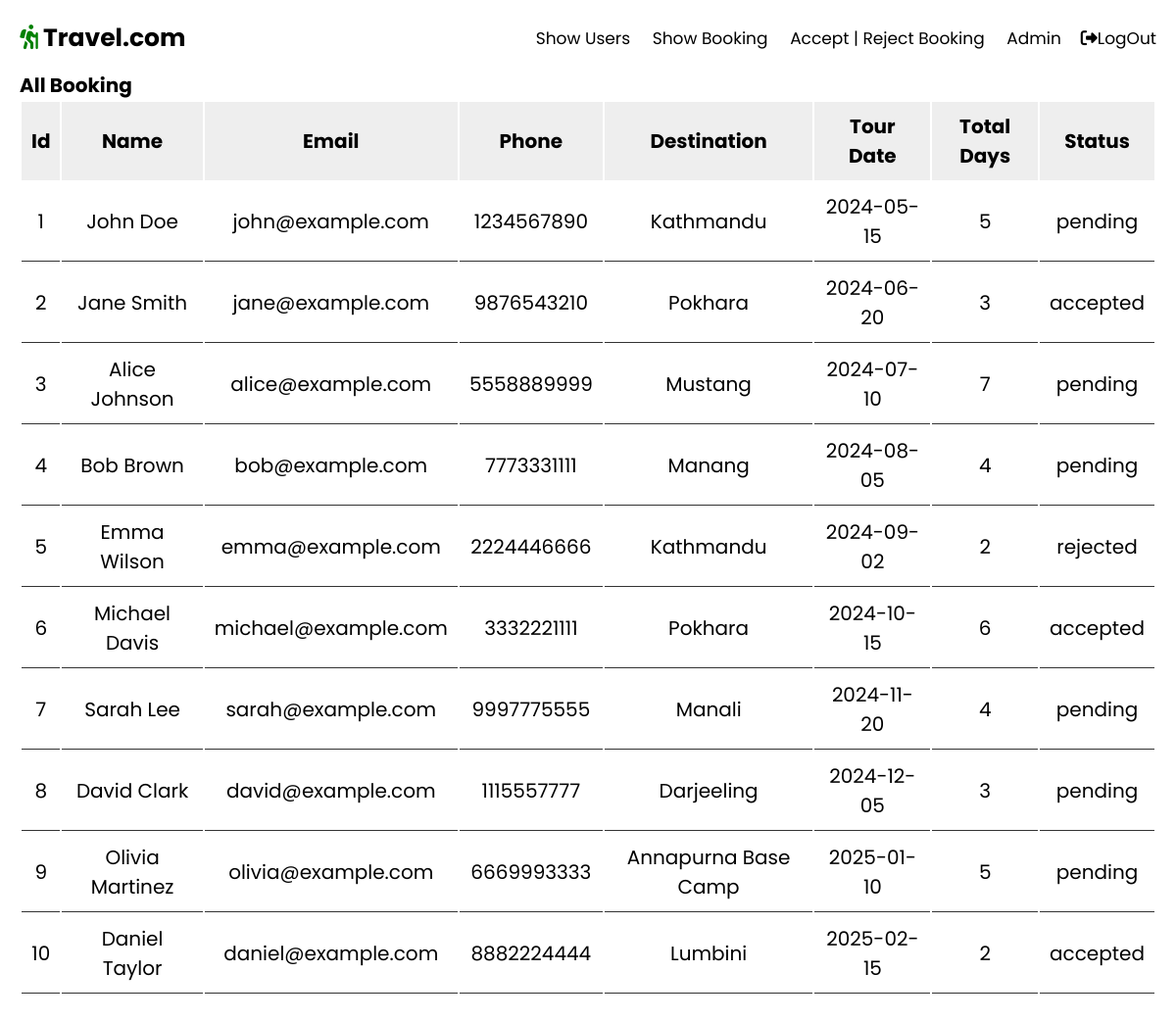
The app's page /admin/showbooking.php with its own data.
### tables this page shows
CREATE TABLE IF NOT EXISTS booked_tours (
    id INT AUTO_INCREMENT PRIMARY KEY,
    full_name VARCHAR(100) NOT NULL,
    email VARCHAR(100) NOT NULL,
    phone VARCHAR(20) NOT NULL,
    destination VARCHAR(100) NOT NULL,
    tour_date DATE NOT NULL,
    num_days INT NOT NULL,
    notes TEXT,
    booked_date TIMESTAMP DEFAULT CURRENT_TIMESTAMP,
    status VARCHAR(50) DEFAULT 'pending'
);

### admin/showbooking.php (the view, shortened to what this page needs)
<?php
@include '../db_conn.php';
?>
<!DOCTYPE html>
<html lang="en">
<head>
   <link rel="stylesheet" href="https://cdnjs.cloudflare.com/ajax/libs/font-awesome/5.15.4/css/all.min.css">
   <link rel="stylesheet" href="../css/admindashboard.css">
</head>
<body>
   <div>
      <br><br>
   </div>
   <div class="container">
      <?php
      $select = mysqli_query($conn, "SELECT * FROM booked_tours");
      ?>
      <div class="product-display">
         <h1>All Booking</h1>
         <table class="product-display-table">
            <thead>
               <tr>
                  <th>Id</th>
                  <th>Name</th>
                  <th>Email</th>
                  <th>Phone</th>
                  <th>Destination</th>
                  <th>Tour Date</th>
                  <th>Total Days</th>
                  <th>Status</th>
               </tr>
            </thead>
            <?php while ($row = mysqli_fetch_assoc($select)) { ?>
               <tr>
                  <td><?php echo $row['id']; ?></td>
                  <td><?php echo $row['full_name']; ?></td>
                  <td><?php echo $row['email']; ?></td>
                  <td><?php echo $row['phone']; ?></td>
                  <td><?php echo $row['destination']; ?></td>
                  <td><?php echo $row['tour_date']; ?></td>
                  <td><?php echo $row['num_days']; ?></td>
                  <td><?php echo $row['status']; ?></td>
               </tr>
            <?php } ?>
         </table>
      </div>
   </div>
</body>
</html>

### css/admindashboard.css (style rules this page uses)
:root { --green:#27ae60; --black:#333; --white:#fff; --bg-color:#eee; --box-shadow:0 .5rem 1rem rgba(0,0,0,.1); --border:.1rem solid var(--black); }
* { font-family: 'Poppins', sans-serif; margin:0; padding:0; box-sizing: border-box; outline: none; border:none; text-decoration: none; }
html { overflow-x: hidden; }
.container { max-width: 1200px; padding:2rem; margin:0 auto; }
.product-display { margin:2rem 0; }
.product-display .product-display-table { width: 100%; text-align: center; }
.product-display .product-display-table thead { background: var(--bg-color); }
.product-display .product-display-table th { padding:1rem; font-size: 2rem; }
.product-display .product-display-table td { padding:1rem; font-size: 2rem; border-bottom: var(--border); }

### css/acceptbooking.css (style rules this page uses)
* { font-family: "Poppins", sans-serif; margin: 0; padding: 0; box-sizing: border-box; outline: none; border: none; text-decoration: none; transition: 0.2s linear; }
html { font-size: 62.5%; overflow-x: hidden; scroll-behavior: smooth; scroll-padding-top: 5rem; }
.header { position: fixed; top: 0; left: 0; right: 0; padding: 2rem 9%; z-index: 1000; display: flex; align-items: center; }
.header .logo { margin-right: auto; font-size: 2.5rem; color: black; font-weight: bolder; }
i { color: green; }
.header .navbar a { margin-left: 2rem; font-size: 1.7rem; color: black; }
.header .icons a div span { font-weight: 400; font-size: 1.7rem; }
.header .icons a div { margin-left: 2rem; font-size: 1.7rem; cursor: pointer; color: black; }
@media (max-width: 1200px) { .header { padding: 2rem; } }

### records on screen
booked_tours: id "1", full_name "John Doe", email "john@example.com", phone "1234567890", destination "Kathmandu", tour_date "2024-05-15", num_days "5", status "pending"
booked_tours: id "2", full_name "Jane Smith", email "jane@example.com", phone "9876543210", destination "Pokhara", tour_date "2024-06-20", num_days "3", status "accepted"
booked_tours: id "3", full_name "Alice Johnson", email "alice@example.com", phone "5558889999", destination "Mustang", tour_date "2024-07-10", num_days "7", status "pending"
booked_tours: id "4", full_name "Bob Brown", email "bob@example.com", phone "7773331111", destination "Manang", tour_date "2024-08-05", num_days "4", status "pending"
booked_tours: id "5", full_name "Emma Wilson", email "emma@example.com", phone "2224446666", destination "Kathmandu", tour_date "2024-09-02", num_days "2", status "rejected"
booked_tours: id "6", full_name "Michael Davis", email "michael@example.com", phone "3332221111", destination "Pokhara", tour_date "2024-10-15", num_days "6", status "accepted"
booked_tours: id "7", full_name "Sarah Lee", email "sarah@example.com", phone "9997775555", destination "Manali", tour_date "2024-11-20", num_days "4", status "pending"
booked_tours: id "8", full_name "David Clark", email "david@example.com", phone "1115557777", destination "Darjeeling", tour_date "2024-12-05", num_days "3", status "pending"
booked_tours: id "9", full_name "Olivia Martinez", email "olivia@example.com", phone "6669993333", destination "Annapurna Base Camp", tour_date "2025-01-10", num_days "5", status "pending"
booked_tours: id "10", full_name "Daniel Taylor", email "daniel@example.com", phone "8882224444", destination "Lumbini", tour_date "2025-02-15", num_days "2", status "accepted"
